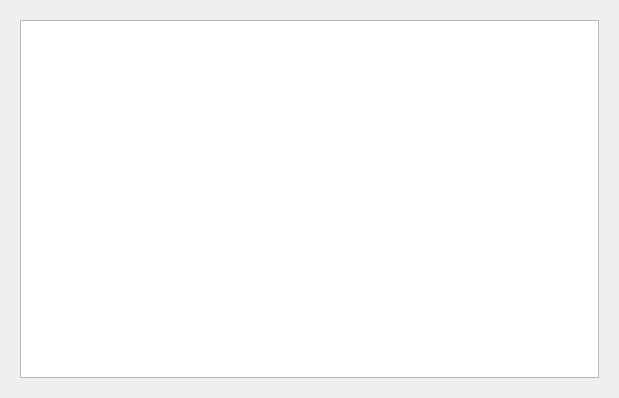
<?xml version="1.0" encoding="UTF-8"?>
<ui version="4.0">
 <class>BotLogsWindow</class>
 <widget class="QWidget" name="BotLogsWindow">
  <property name="geometry">
   <rect>
    <x>0</x>
    <y>0</y>
    <width>619</width>
    <height>398</height>
   </rect>
  </property>
  <property name="windowTitle">
   <string>BotLogsWindow</string>
  </property>
  <layout class="QVBoxLayout" name="verticalLayout_3" stretch="6">
   <item>
    <widget class="QFrame" name="frame_1">
     <property name="frameShape">
      <enum>QFrame::NoFrame</enum>
     </property>
     <property name="frameShadow">
      <enum>QFrame::Raised</enum>
     </property>
     <layout class="QVBoxLayout" name="verticalLayout">
      <item>
       <widget class="BotLogsPlainTextEdit" name="bot_logs_plain_text_edit">
        <property name="horizontalScrollBarPolicy">
         <enum>Qt::ScrollBarAlwaysOff</enum>
        </property>
        <property name="readOnly">
         <bool>false</bool>
        </property>
       </widget>
      </item>
     </layout>
    </widget>
   </item>
  </layout>
 </widget>
 <customwidgets>
  <customwidget>
   <class>BotLogsPlainTextEdit</class>
   <extends>QPlainTextEdit</extends>
   <header>src.gui.bot_logs_window.bot_logs_plain_text_edit</header>
  </customwidget>
 </customwidgets>
 <resources/>
 <connections/>
</ui>
